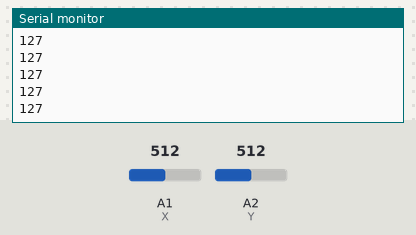
Recording of a sketch running on a simulated Arduino Uno, built with avr-gcc and run on an emulated ATmega328P. On the bench: the last lines printed to the serial monitor. The inputs (shaded band) are chosen by the test bench; at power-on: A1 (X) = 512, A2 (Y) = 512.

Above: at 1.2 s.
1.3 s: A1 (X) set to 716
At 2.0 s:
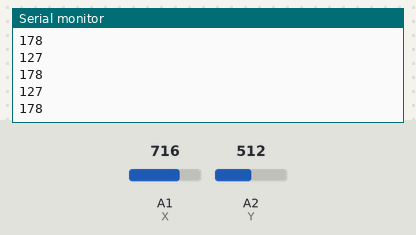
2.8 s: A2 (Y) set to 716
At 3.8 s:
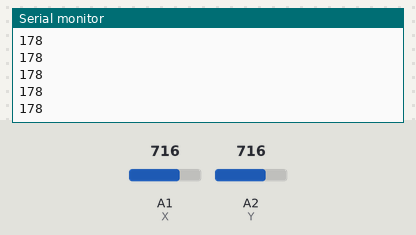
4.3 s: A1 (X) set to 900
At 5.0 s:
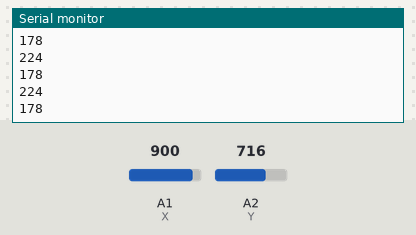
5.8 s: A2 (Y) set to 1023
At 6.4 s:
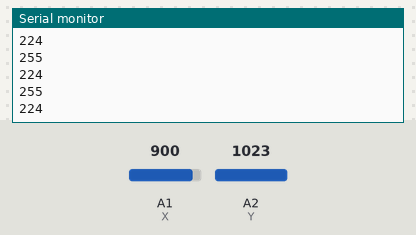
Timing chart, 0 to 8.3 s (numbered marks = the images above; inputs shaded):
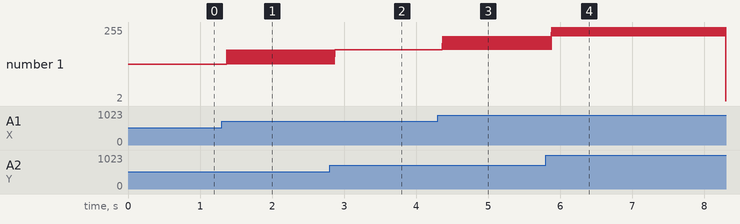

Measured:
- after the input at 1.3 s, the serial monitor: prints a new line after 0.07 s (image 1)
- after the input at 4.3 s, the serial monitor: prints a new line after 0.07 s (image 3)
- after the input at 5.8 s, the serial monitor: prints a new line after 0.08 s (image 4)
- plotted number 1: 127 → 178 after the input at 1.3 s

The sketch:

Joystick.ino
```cpp
#define X A1
#define Y A2

void setup() {
  Serial.begin(9600);
}

void loop() {
  unsigned int xvalue = map(analogRead(X), 0, 1023, 0, 255);
  unsigned int yvalue = map(analogRead(Y), 0, 1023, 0, 255);
  Serial.println(xvalue);
  Serial.println(yvalue);
}
```
